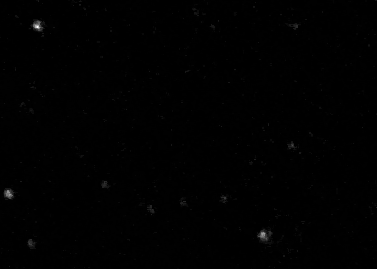
%> input picture project3/image02-1.tiff, 377 x 269 px
$ octave --eval "result = xstarmatrix(imread('image02-1.tiff'));"   (GNU Octave 9; MATLAB toolbox functions it lacks are replaced by stand-ins)
%> lines starting %> are read from the running program, lines starting %| are printed output that depends on the picture; in (x1, y1, x2, y2) boxes, pixels count from 0 and x2, y2 are one past the last pixel; in counts of white or black regions, pixels touching at a corner belong together; the program's own positions count from 1
### project3/hessianmatrix.m
% img is input image
% w is the width
% the output H is the matrix of hessian matrix for each  pixel
function [ H ] = hessianmatrix(img, w, sigma)

img=double(img);
% get image size
[m,n]=size(img);

% get the range of convolve
[x,y]=meshgrid(-w:w,-w:w);

% second derivative of Guassian
Gxx=((1/(2*pi*sigma^4))*(x.^2/sigma^2-1)).*exp(-(x.^2+y.^2)/(2*sigma^2));
Gyy=((1/(2*pi*sigma^4))*(y.^2/sigma^2-1)).*exp(-(x.^2+y.^2)/(2*sigma^2));
Gxy=(1/(2*pi*sigma^6))*(x.*y).*exp(-(x.^2+y.^2)/(2*sigma^2));

% convolve
Ixx=conv2(img,Gxx,'same');
Iyy=conv2(img,Gyy,'same');
Ixy=conv2(img,Gxy,'same');

% construct hessian matrix for each pixel
H=cell(m,n);
for i=1:m
   for j=1:n
       H{i,j}=[Ixx(i,j) Ixy(i,j);Ixy(i,j) Iyy(i,j)];
   end
end

### project3/eigenmatrix.m
%% eigenvector unnormalized

% H is the output of hessianmatrix function
% E is the matrix of corresponding eigen vectors
function [ E , eigNoiseMatrix ] = eigenmatrix(H)

% get size of H
[m,n] = size(H);

E = cell(m,n);

%initialize the mark matrix
eigNoiseMatrix = zeros(m,n);

for i = 1:m
    for j=1:n
        [eigvect,eigval]=eig(H{i,j});
        % extract the diagnol of eigen value matrix
        eigval = diag(eigval);
        % find the position of max eigen value
        col = find(eigval==max(eigval(:)));
        %if the eigval is smaller than 0, it may be a noise and we mark it
        if(max(eigval(:)) <= -.5)
            eigNoiseMatrix(i,j) = 1;
        end

        % find the corresponding eigen vector for this max eigen value
        E{i,j} = eigvect(:,col);
    end
end

%disp(eigNoiseMatrix);


### project3/xstarmatrix.m
% H is the output of hessianmatrix function
% E is the output of eigenmatrix function
function [ Xstar ] = xstarmatrix(img)
H = hessianmatrix(img,14,4.62);
%> in hessianmatrix, `Ixx=conv2(img,Gxx,'same');`:
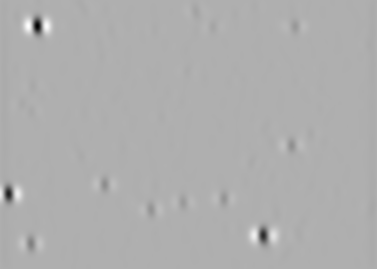
%> Ixx: size 269x377 double; min -5.73, max 2.59, mean -0.0155; drawn with min black and max white
%> in hessianmatrix, `Ixy=conv2(img,Gxy,'same');`:
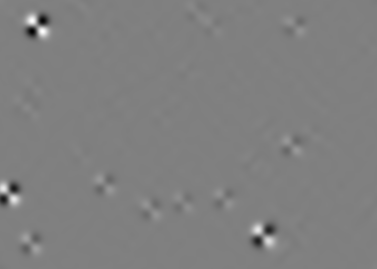
%> Ixy: size 269x377 double; min -2.13, max 2.11, mean -9.92e-06; drawn with min black and max white
%> after the loop in hessianmatrix, `for i=1:m`: H = 101413 items
[E,eigNoiseMatrix] = eigenmatrix(H);
img=double(img);
% get size of H
[m,n] = size(img);
Xstar = zeros(m,n);

[FX,FY] = gradient(img);


% create a whole black image with same size to check marked xstar
I = zeros(m,n);
imshow(I,[])


hold on

r2val=[]
for i = 1:m
    for j = 1:n
        f = zeros(2,1);
        f(1,1) = FX(i,j);
        f(2,1) = FY(i,j);

        eigenvector = E{i,j};
        % disp('first');
        % disp(eigenvector);
        N = zeros(1,2);
        N(1,1) = eigenvector(1);
        N(1,2) = eigenvector(2);

        h = H{i,j};
        r1 = N*f;
        % disp(tempr2);
        % disp('second');
        % disp(eigenvector);
        r2 = N*h*eigenvector;

        x = -r1/r2;
        Xstar(i,j) = x;

        r2val=[r2val,r2];

        % this step is to check whether xstar is within [-0.5,0.5]
        if ((-0.5<=x && x<=0.5)==1 && (eigNoiseMatrix(i,j) ~= 1) && r2>.1)
            plot(j,i,'red');
        end
    end
end
r2val
mean(r2val)
%> in eigenmatrix, `eigNoiseMatrix = zeros(m,n);`: eigNoiseMatrix: size 269x377 double; every value is 0
%> after the loop in eigenmatrix, `for i = 1:m`:
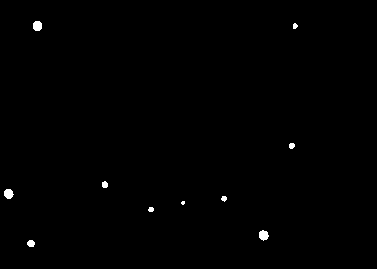
%> eigNoiseMatrix: size 269x377 double; values 0 (black) and 1 (white), 0.42% white; 10 white regions (1 under 20 px), largest, box (x1, y1, x2, y2) and area: (259, 230, 269, 241) 80, (33, 21, 42, 31) 78, (4, 189, 14, 199) 76
%> in xstarmatrix, `[FX,FY] = gradient(img);`:
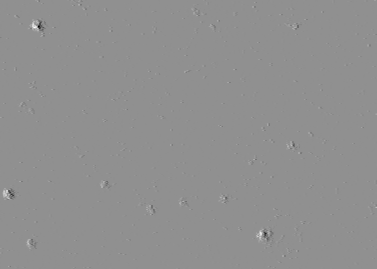
%> FX: size 269x377 double; min -277, max 212.5, mean 0; drawn with min black and max white
%> after the loop in xstarmatrix, `for i = 1:m`: N = [-0.692 -0.722]; f = [2; 1]
%> in xstarmatrix, `mean(r2val)`: ans = 0.036
